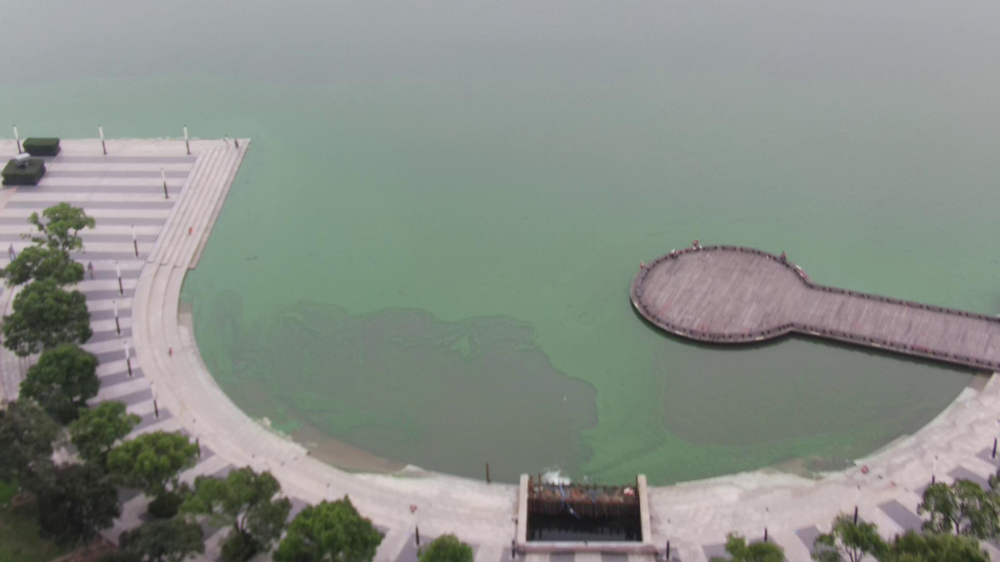
#> input picture SpaceLab/1.png, 1000 x 562 px, shrunk from 1920 x 1080 before the run, found by its file name
$ python rotateTest.py
#> lines starting #> are read from the running program, lines starting #| are printed output that depends on the picture
import math

import cv2
import numpy as np
from PIL import Image


def rotate_rgba_image(img, rotation_angle, output_path):
    # 读取图像
    #src_img = cv2.imread(image_path, cv2.IMREAD_UNCHANGED)

    # 获取旋转矩阵
    (h, w) = img.shape[:2]
    center = (w // 2, h // 2)
    rotation_matrix = cv2.getRotationMatrix2D(center, rotation_angle, 1.0)

    # 计算旋转后的图像尺寸
    abs_cos = abs(rotation_matrix[0, 0])
    abs_sin = abs(rotation_matrix[0, 1])
    new_width = int(h * abs_sin + w * abs_cos)
    new_height = int(h * abs_cos + w * abs_sin)
# 更新旋转矩阵中心
    rotation_matrix[0, 2] += (new_width / 2) - center[0]
    rotation_matrix[1, 2] += (new_height / 2) - center[1]

# 旋转图像
    rotated_img = cv2.warpAffine(img, rotation_matrix, (new_width, new_height), borderMode=cv2.BORDER_CONSTANT, borderValue=(0, 0, 0, 0))

# 保存旋转后的图像
    cv2.imwrite(output_path, rotated_img)

def rotate_rgba_image_fixed_center(image_path, rotation_angle, output_path):
    # 读取图像
    src_img = cv2.imread(image_path, cv2.IMREAD_UNCHANGED)

    # 获取旋转矩阵
    (h, w) = src_img.shape[:2]
    center = (w // 2, h // 2)
    rotation_matrix = cv2.getRotationMatrix2D(center, rotation_angle, 1.0)

    # 保持与原始图像相同的尺寸
    new_width = w
    new_height = h

    # 旋转图像
    rotated_img = cv2.warpAffine(src_img, rotation_matrix, (new_width, new_height), borderMode=cv2.BORDER_CONSTANT, borderValue=(0, 0, 0, 0))

    # 保存旋import cv2
import numpy as np

def rotate_rgba_image_fixed_center(img, rotation_angle, output_path):
    # 读取图像
    #src_img = Image.open(image_path).convert("RGBA")

    # 获取旋转矩阵
#> called with rotation_angle = 30, output_path = './rotatetestimg.png'
    (w, h) = img.size
#> w = 1000; h = 562
    center = (w // 2, h // 2)
#> center = (500, 281)

    # 计算新的图像尺寸
    angle_rad = math.radians(rotation_angle)
    new_width = int(abs(h * math.sin(angle_rad)) + abs(w * math.cos(angle_rad)))
#> new_width = 1147
    new_height = int(abs(h * math.cos(angle_rad)) + abs(w * math.sin(angle_rad)))
#> new_height = 986

    # 创建一个新的透明图像，尺寸为新的宽度和高度
    new_img = Image.new("RGBA", (new_width, new_height), (0, 0, 0, 0))
#> new_img: PIL image 1147x986 RGBA; every value is 0

    # 将源图像粘贴到新图像的中心
    new_img.paste(img, (int((new_width - w) / 2), int((new_height - h) / 2)))
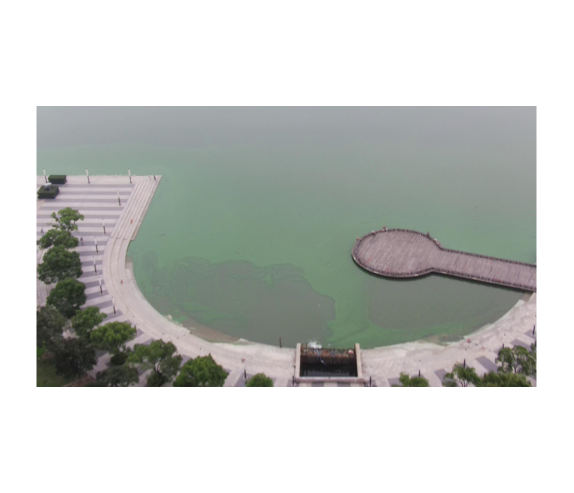
#> new_img: PIL image 1147x986 RGBA (shown at 1/2 size); mean R, G, B, A 67.1, 70.1, 66.7, 126.7; transparent parts drawn white

    # 旋转图像
    rotated_img = new_img.rotate(-rotation_angle, resample=Image.BICUBIC, expand=True)
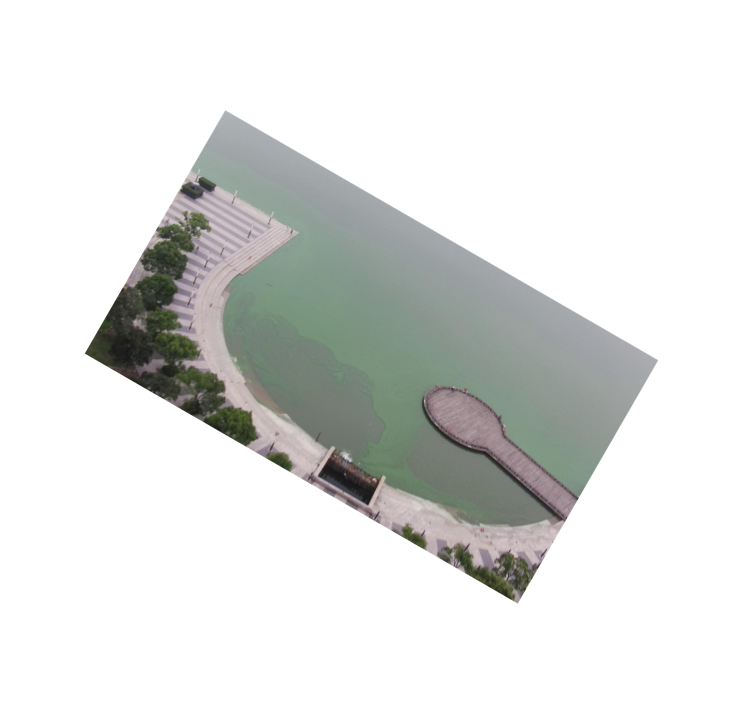
#> rotated_img: PIL image 1487x1428 RGBA (shown at 1/2 size); mean R, G, B, A 35.7, 37.3, 35.5, 67.5; transparent parts drawn white

    # 保存旋转后的图像
    rotated_img.save(output_path)


if __name__ == '__main__':
    src_img = Image.open('./bmp/1.png').convert("RGBA")
    rotate_rgba_image_fixed_center(src_img,30,'./rotatetestimg.png')

$ run again, with SpaceLab/17.png copied over SpaceLab/1.png
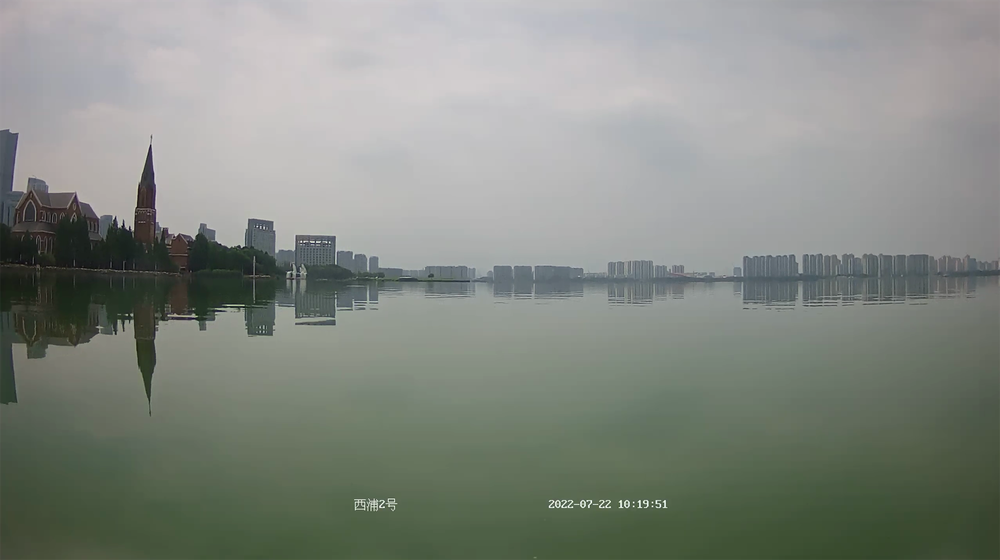
#> input picture SpaceLab/17.png, 1000 x 560 px, shrunk from 1908 x 1068 before the run, found by its file name
#> src_img is the input picture: PIL image 1000x560 RGBA; mean R, G, B, A 132, 137.5, 129.9, 255
#> in rotate_rgba_image_fixed_center, `new_img.paste(img, (int((new_width - w) / 2), int((new_height - h) / 2..`:
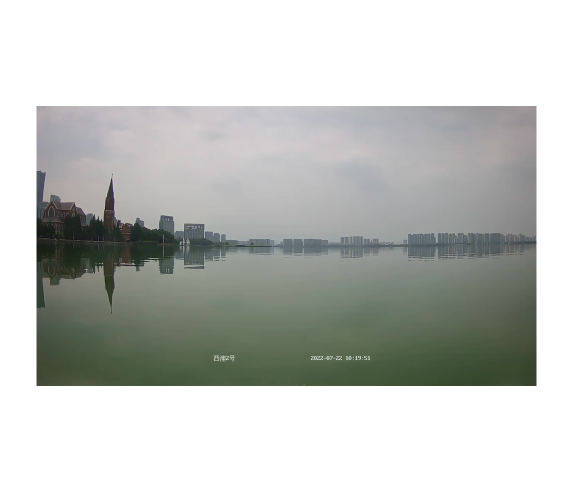
#> new_img: PIL image 1146x984 RGBA (shown at 1/2 size); mean R, G, B, A 65.6, 68.3, 64.5, 126.6; transparent parts drawn white
#> in rotate_rgba_image_fixed_center, `rotated_img = new_img.rotate(-rotation_angle, resample=Image.BICUBIC, ..`:
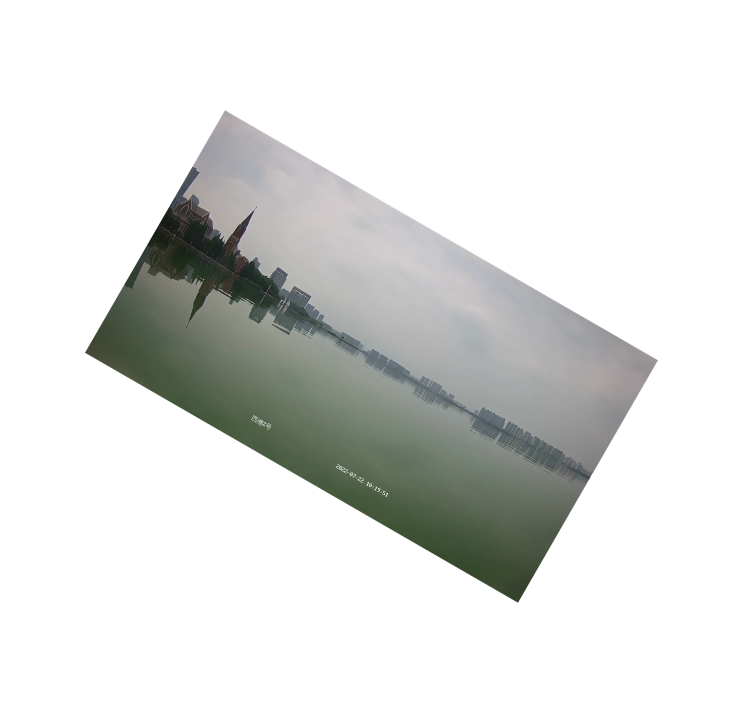
#> rotated_img: PIL image 1486x1426 RGBA (shown at 1/2 size); mean R, G, B, A 34.9, 36.3, 34.3, 67.4; transparent parts drawn white

$ run again, with SpaceLab/2.png copied over SpaceLab/1.png
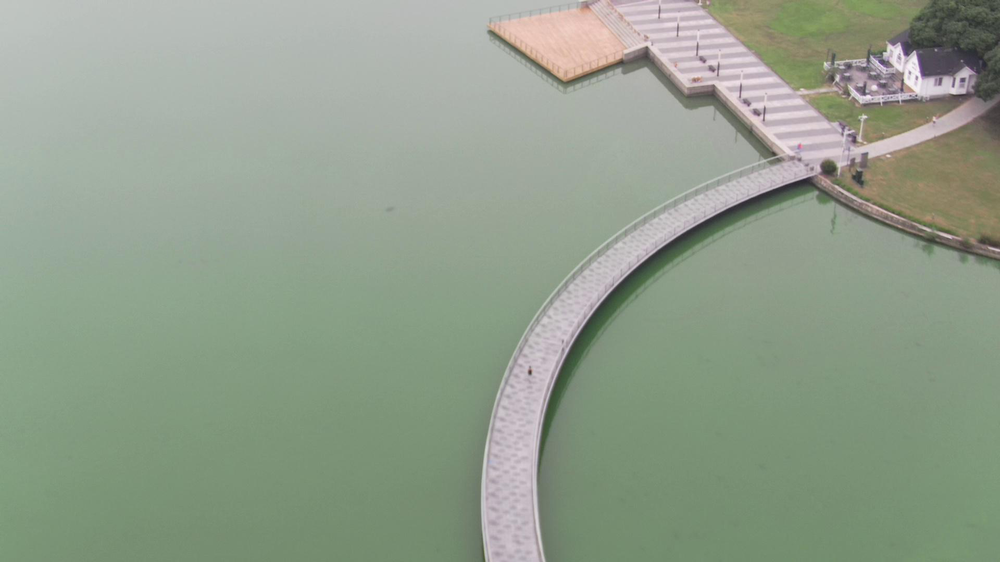
#> input picture SpaceLab/2.png, 1000 x 562 px, shrunk from 1920 x 1080 before the run, found by its file name
#> in rotate_rgba_image_fixed_center, `new_img.paste(img, (int((new_width - w) / 2), int((new_height - h) / 2..`:
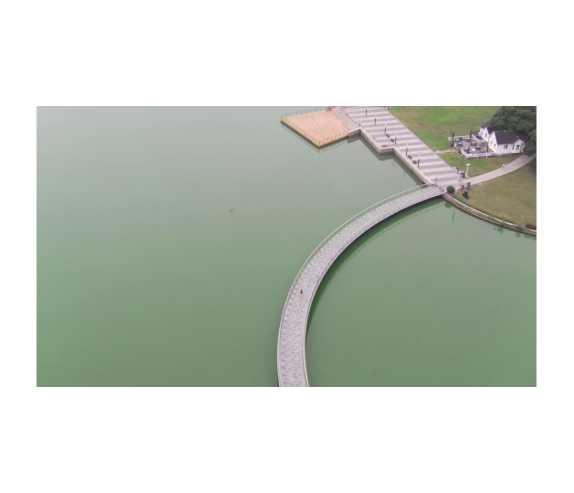
#> new_img: PIL image 1147x986 RGBA (shown at 1/2 size); mean R, G, B, A 72.1, 78.5, 69.7, 126.7; transparent parts drawn white
#> in rotate_rgba_image_fixed_center, `rotated_img = new_img.rotate(-rotation_angle, resample=Image.BICUBIC, ..`:
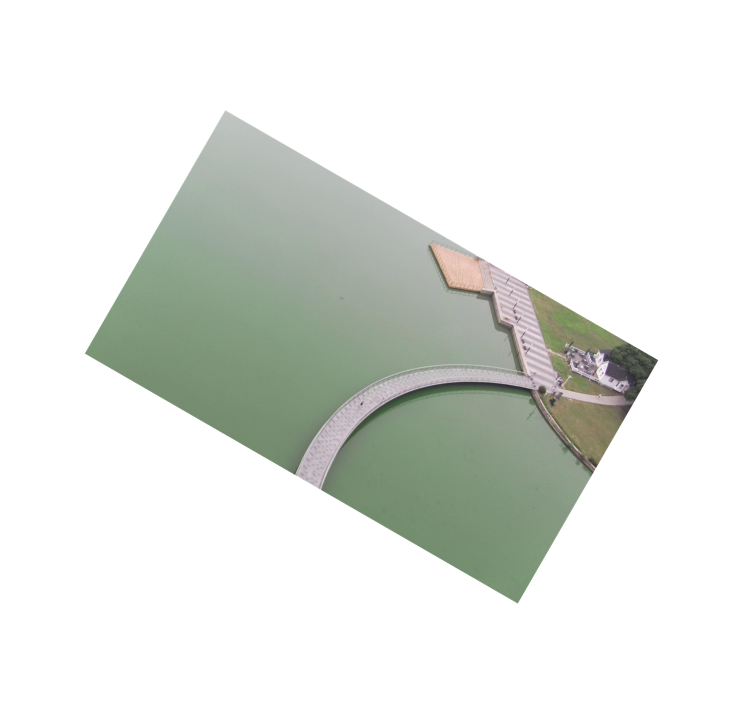
#> rotated_img: PIL image 1487x1428 RGBA (shown at 1/2 size); mean R, G, B, A 38.4, 41.8, 37.1, 67.5; transparent parts drawn white

$ run again, with SpaceLab/3.png copied over SpaceLab/1.png
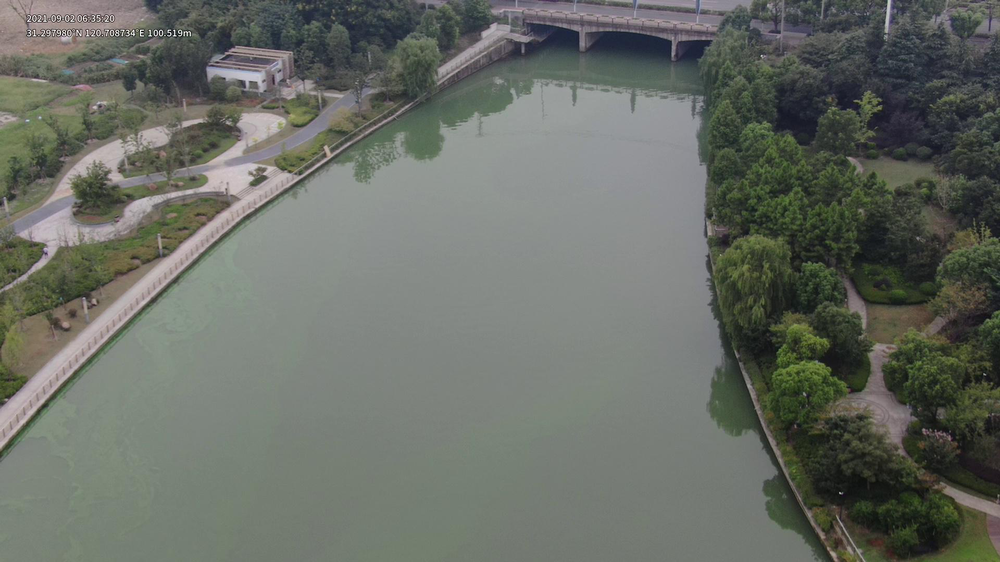
#> input picture SpaceLab/3.png, 1000 x 562 px, shrunk from 1920 x 1080 before the run, found by its file name
#> in rotate_rgba_image_fixed_center, `new_img.paste(img, (int((new_width - w) / 2), int((new_height - h) / 2..`:
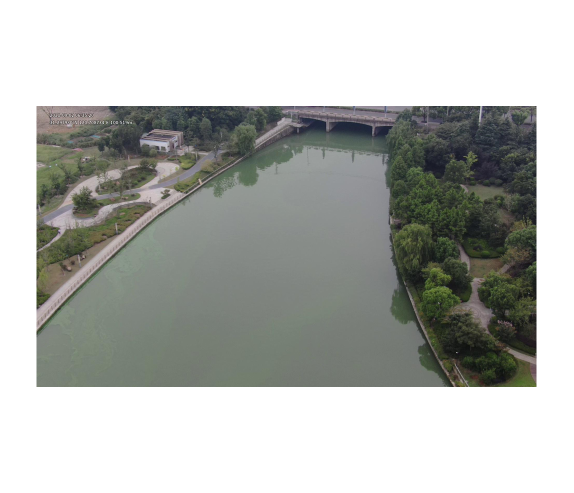
#> new_img: PIL image 1147x986 RGBA (shown at 1/2 size); mean R, G, B, A 51.6, 53.7, 50, 126.7; transparent parts drawn white
#> in rotate_rgba_image_fixed_center, `rotated_img = new_img.rotate(-rotation_angle, resample=Image.BICUBIC, ..`:
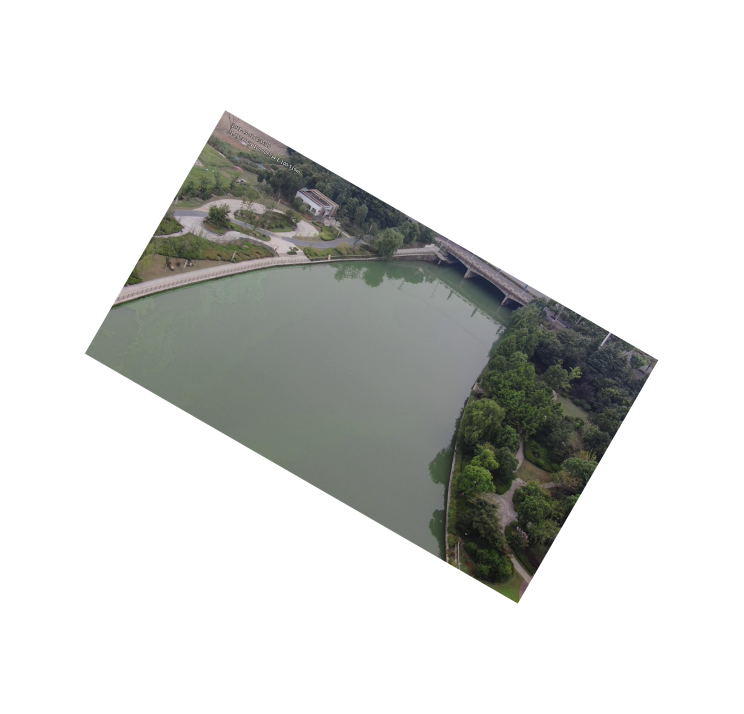
#> rotated_img: PIL image 1487x1428 RGBA (shown at 1/2 size); mean R, G, B, A 27.4, 28.6, 26.6, 67.5; transparent parts drawn white
